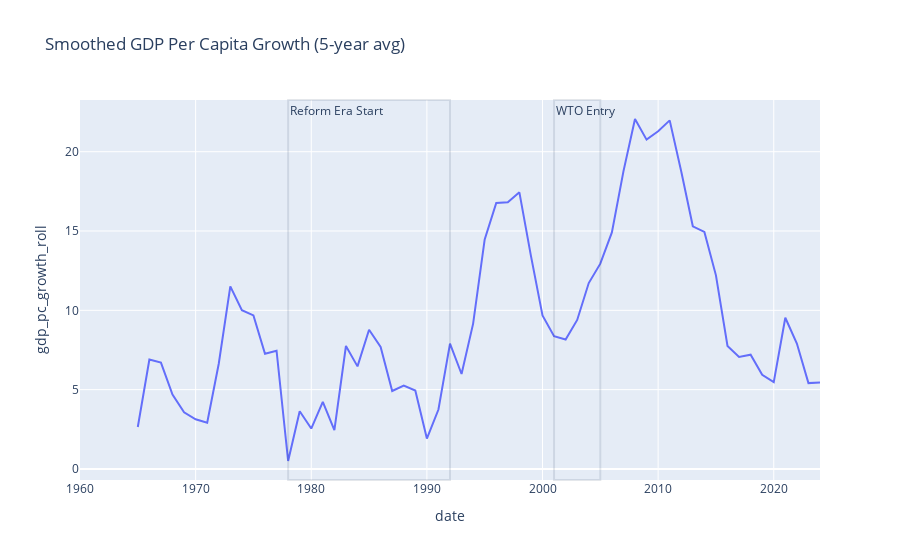

Notebook source saved alongside this figure:
### Code cell
china_df["gdp_pc_growth_roll"] = china_df["gdp_pc_growth"].rolling(5).mean()
china_df["fertility_roll"] = china_df["fertility"].rolling(5).mean()
reform_plot(china_df, "gdp_pc_growth_roll", "Smoothed GDP Per Capita Growth (5-year avg)",
            periods = ["Reform Era Start", "WTO Entry"])

### Figure 1 — Plotly figure (JSON) as saved in the notebook; plotly's stock layout.template omitted (floating-point values rounded to 4 significant figures)
{"data": [{"hovertemplate": "date=%{x}<br>gdp_pc_growth_roll=%{y}<extra></extra>", "legendgroup": "", "line": {"color": "#636efa", "dash": "solid"}, "marker": {"symbol": "circle"}, "mode": "lines", "name": "", "orientation": "v", "showlegend": false, "type": "scatter", "x": [1960, 1961, 1962, 1963, 1964, 1965, 1966, 1967, 1968, 1969, 1970, 1971, 1972, 1973, 1974, 1975, 1976, 1977, 1978, 1979, 1980, 1981, 1982, 1983, 1984, 1985, 1986, 1987, 1988, 1989, 1990, 1991, 1992, 1993, 1994, 1995, 1996, 1997, 1998, 1999, 2000, 2001, 2002, 2003, 2004, 2005, 2006, 2007, 2008, 2009, 2010, 2011, 2012, 2013, 2014, 2015, 2016, 2017, 2018, 2019, 2020, 2021, 2022, 2023, 2024], "xaxis": "x", "y": [NaN, NaN, NaN, NaN, NaN, 2.645, 6.894, 6.703, 4.687, 3.571, 3.134, 2.92, 6.633, 11.51, 10.01, 9.683, 7.264, 7.454, 0.5014, 3.64, 2.547, 4.229, 2.447, 7.752, 6.467, 8.776, 7.691, 4.916, 5.261, 4.948, 1.913, 3.746, 7.901, 5.987, 9.162, 14.47, 16.77, 16.81, 17.44, 13.44, 9.675, 8.374, 8.158, 9.394, 11.72, 12.94, 14.91, 18.76, 22.06, 20.76, 21.29, 21.98, 18.75, 15.3, 14.94, 12.21, 7.758, 7.055, 7.202, 5.937, 5.474, 9.533, 7.906, 5.413, 5.446], "yaxis": "y"}], "layout": {"annotations": [{"showarrow": false, "text": "Reform Era Start", "x": 1978, "xanchor": "left", "xref": "x", "y": 1, "yanchor": "top", "yref": "y domain"}, {"showarrow": false, "text": "WTO Entry", "x": 2001, "xanchor": "left", "xref": "x", "y": 1, "yanchor": "top", "yref": "y domain"}], "legend": {"tracegroupgap": 0}, "shapes": [{"opacity": 0.12, "type": "rect", "x0": 1978, "x1": 1992, "xref": "x", "y0": 0, "y1": 1, "yref": "y domain"}, {"opacity": 0.12, "type": "rect", "x0": 2001, "x1": 2005, "xref": "x", "y0": 0, "y1": 1, "yref": "y domain"}], "title": {"text": "Smoothed GDP Per Capita Growth (5-year avg)"}, "xaxis": {"anchor": "y", "domain": [0, 1], "title": {"text": "date"}}, "yaxis": {"anchor": "x", "domain": [0, 1], "title": {"text": "gdp_pc_growth_roll"}}}}
